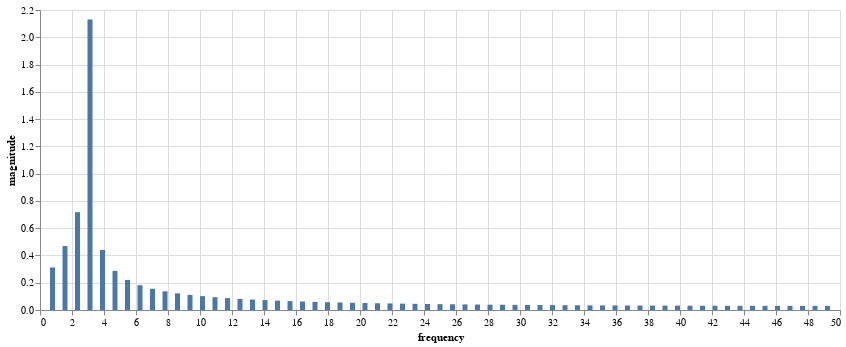

Notebook code for this chart:
### Markdown cell above
그럼, 보다 적은 샘플 개수로 FFT를 적용해보자.

### Code cell
import pandas as pd
import numpy as np
import altair as alt


N = 128
coef = np.fft.fft(s4, n=N)[1:N//2] / N
freq = np.fft.fftfreq(N, 1 / f_s)[1:N//2]
mag = np.abs(coef)

d = pd.DataFrame(dict(frequency=freq, magnitude=mag))
alt.Chart(d).encode(
    x='frequency', y='magnitude'
).mark_bar().properties(
    width=800
).interactive()

### Figure 1 — Vega-Lite specification as saved in the notebook (floating-point values rounded to 4 significant figures)
{"config": {"view": {"continuousWidth": 400, "continuousHeight": 300}}, "data": {"name": "data-bf6f1c99d0ad29fc639974fa37b5c424"}, "mark": "bar", "encoding": {"x": {"field": "frequency", "type": "quantitative"}, "y": {"field": "magnitude", "type": "quantitative"}}, "selection": {"selector003": {"type": "interval", "bind": "scales", "encodings": ["x", "y"]}}, "width": 800, "$schema": "https://vega.github.io/schema/vega-lite/v4.17.0.json", "datasets": {"data-bf6f1c99d0ad29fc639974fa37b5c424": [{"frequency": 0.7812, "magnitude": 0.3119}, {"frequency": 1.562, "magnitude": 0.469}, {"frequency": 2.344, "magnitude": 0.7172}, {"frequency": 3.125, "magnitude": 2.13}, {"frequency": 3.906, "magnitude": 0.4402}, {"frequency": 4.688, "magnitude": 0.2869}, {"frequency": 5.469, "magnitude": 0.2206}, {"frequency": 6.25, "magnitude": 0.1818}, {"frequency": 7.031, "magnitude": 0.1558}, {"frequency": 7.812, "magnitude": 0.1368}, {"frequency": 8.594, "magnitude": 0.1224}, {"frequency": 9.375, "magnitude": 0.1109}, {"frequency": 10.16, "magnitude": 0.1016}, {"frequency": 10.94, "magnitude": 0.09379}, {"frequency": 11.72, "magnitude": 0.08722}, {"frequency": 12.5, "magnitude": 0.0816}, {"frequency": 13.28, "magnitude": 0.07672}, {"frequency": 14.06, "magnitude": 0.07245}, {"frequency": 14.84, "magnitude": 0.06869}, {"frequency": 15.62, "magnitude": 0.06535}, {"frequency": 16.41, "magnitude": 0.06236}, {"frequency": 17.19, "magnitude": 0.05967}, {"frequency": 17.97, "magnitude": 0.05725}, {"frequency": 18.75, "magnitude": 0.05505}, {"frequency": 19.53, "magnitude": 0.05305}, {"frequency": 20.31, "magnitude": 0.05122}, {"frequency": 21.09, "magnitude": 0.04954}, {"frequency": 21.88, "magnitude": 0.048}, {"frequency": 22.66, "magnitude": 0.04659}, {"frequency": 23.44, "magnitude": 0.04528}, {"frequency": 24.22, "magnitude": 0.04407}, {"frequency": 25.0, "magnitude": 0.04295}, {"frequency": 25.78, "magnitude": 0.04191}, {"frequency": 26.56, "magnitude": 0.04095}, {"frequency": 27.34, "magnitude": 0.04005}, {"frequency": 28.12, "magnitude": 0.03922}, {"frequency": 28.91, "magnitude": 0.03844}, {"frequency": 29.69, "magnitude": 0.03772}, {"frequency": 30.47, "magnitude": 0.03704}, {"frequency": 31.25, "magnitude": 0.03641}, {"frequency": 32.03, "magnitude": 0.03583}, {"frequency": 32.81, "magnitude": 0.03528}, {"frequency": 33.59, "magnitude": 0.03477}, {"frequency": 34.38, "magnitude": 0.0343}, {"frequency": 35.16, "magnitude": 0.03386}, {"frequency": 35.94, "magnitude": 0.03345}, {"frequency": 36.72, "magnitude": 0.03307}, {"frequency": 37.5, "magnitude": 0.03272}, {"frequency": 38.28, "magnitude": 0.0324}, {"frequency": 39.06, "magnitude": 0.0321}, {"frequency": 39.84, "magnitude": 0.03183}, {"frequency": 40.62, "magnitude": 0.03158}, {"frequency": 41.41, "magnitude": 0.03135}, {"frequency": 42.19, "magnitude": 0.03114}, {"frequency": 42.97, "magnitude": 0.03096}, {"frequency": 43.75, "magnitude": 0.0308}, {"frequency": 44.53, "magnitude": 0.03066}, {"frequency": 45.31, "magnitude": 0.03053}, {"frequency": 46.09, "magnitude": 0.03043}, {"frequency": 46.88, "magnitude": 0.03035}, {"frequency": 47.66, "magnitude": 0.03028}, {"frequency": 48.44, "magnitude": 0.03024}, {"frequency": 49.22, "magnitude": 0.03021}]}}
